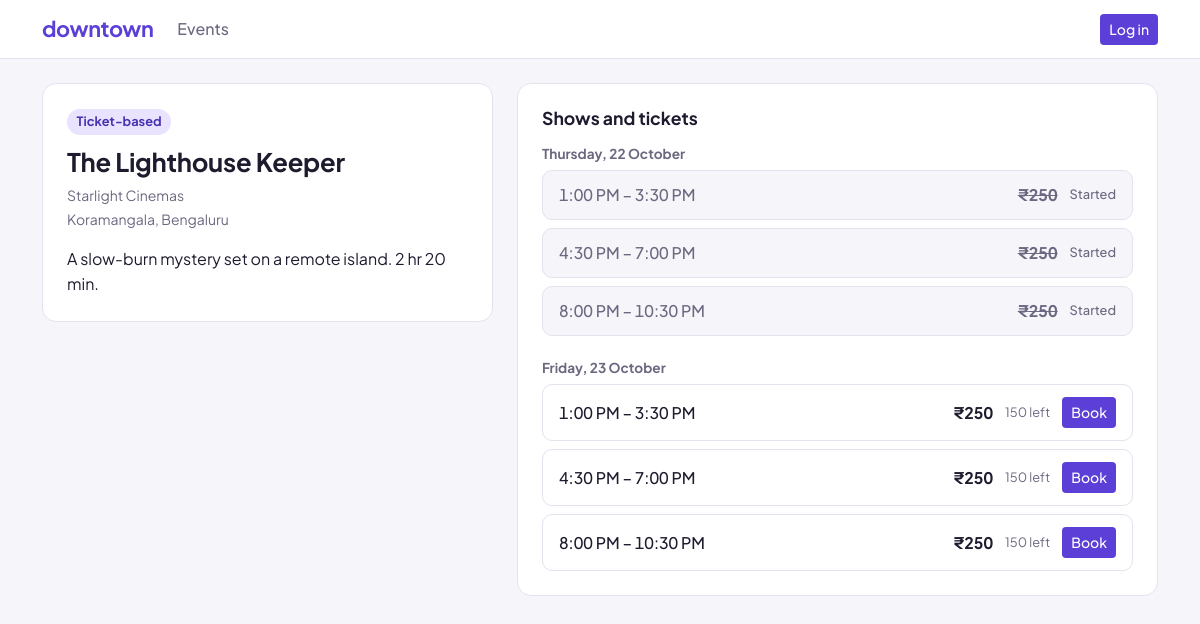
/events/8/, run on the app's committed database.
### events/models.py (models this page shows)
class Event(BaseModel):
    EVENT_TYPE_CHOICES = [
        ("SBE", "Slot-based"),
        ("TBE", "Ticket-based"),
        ("RBE", "Reservation-based")
    ]
    STATUS_CHOICES = [
        (EVENT_STATUS_P, "Pending"),
        (EVENT_STATUS_A, "Approved"),
        (EVENT_STATUS_R, "Rejected")
    ]
    title = models.CharField(max_length=100)
    description = models.TextField()
    organisation = models.ForeignKey("users.Organisation", on_delete=models.PROTECT)
    event_type = models.CharField(max_length=3, choices=EVENT_TYPE_CHOICES)
    location = models.TextField()
    status = models.CharField(max_length=1, choices=STATUS_CHOICES, default=EVENT_STATUS_P)
    reviewed_by = models.ForeignKey(settings.AUTH_USER_MODEL, on_delete=models.PROTECT, null=True, blank=True) # to show on on-ground team's dashboard
    reviewed_at = models.DateTimeField(null=True, blank=True)
    class Meta:
        permissions = [
            ("review_event", "Can review events by changing the status field")
        ]

class Slot(BaseModel):
    event = models.ForeignKey(Event, on_delete=models.CASCADE)
    label = models.CharField(max_length=100, blank=True) # for eg there could be a VIP tier for concert ticket. however blank=True because no such thing for like court booking
    starts_at = models.DateTimeField()
    ends_at = models.DateTimeField()
    price = models.DecimalField(max_digits=10, decimal_places=2)
    capacity = models.PositiveIntegerField()
    booked_count = models.PositiveIntegerField(default=0)
    @property
    def is_full(self) -> bool:
        return self.booked_count >= self.capacity
    @property
    def spots_left(self) -> int:
        return self.capacity - self.booked_count
    @property
    def has_started(self) -> bool:
        return self.starts_at <= timezone.now()
    @property
    def is_bookable(self) -> bool:
        return (not self.is_full and not self.has_started)
    class Meta:
        constraints = [
            models.CheckConstraint(
                name="slot_starts_at_before_ends_at",
                condition=models.Q(starts_at__lt=models.F("ends_at"))
            ),
            models.CheckConstraint(
                name="slot_booked_count_lte_capacity",
                condition=models.Q(booked_count__lte=models.F("capacity"))
            ),
            models.CheckConstraint(
                name="slot_price_is_non_negative",
                condition=models.Q(price__gte=0)
            )
        ]

### users/models.py (models this page shows)
class Organisation(BaseModel):
    name = models.CharField(unique=True, max_length=100)

### events/views.py (the view)
# urls.py: path("events/<int:event_pk>/", views.detail, name="detail"),
def detail(request, event_pk):
    event = get_object_or_404(event_list_approved(), pk=event_pk)
    slots = slot_list_for_event(event=event)
    return render(request, "events/detail.html", {"event": event, "slots": slots})

### events/selectors.py (called while the page is built)
def event_list_approved() -> QuerySet[Event]:
    return Event.objects.filter(status="A").order_by("-created_at")

def slot_list_for_event(*, event: Event) -> QuerySet[Slot]:
    today = timezone.now().replace(hour=0, minute=0, second=0, microsecond=0)
    return Slot.objects.filter(event=event, starts_at__gt=today).order_by("starts_at", "label")

### events/templates/events/detail.html (shortened to what this page needs)
{% extends "common/base.html" %}
{% block content %}
    <div class="row g-4">
        <div class="col-lg-5">
            <section class="panel event-detail type-{{ event.event_type|lower }}">
                <span class="event-detail-type">{{ event.get_event_type_display }}</span>
                <h1 class="event-detail-title">{{ event.title }}</h1>
                <p class="event-meta">{{ event.organisation.name }}</p>
                <p class="event-meta">{{ event.location }}</p>
                <p class="event-detail-description">{{ event.description|linebreaksbr }}</p>
            </section>
        </div>
        <div class="col-lg-7">
            <section class="panel" aria-labelledby="slots-heading">
                <h2 id="slots-heading" class="wallet-heading">
                    {% if event.event_type == "TBE" %}Shows and tickets{% elif event.event_type == "RBE" %}Reservation times{% else %}Available slots{% endif %}
                </h2>
                {% if slots %}
                    {% regroup slots by starts_at|date:"Y-m-d" as days %}
                    {% for day in days %}
                        <h3 class="slot-day">{{ day.list.0.starts_at|date:"l, j F" }}</h3>
                        <ul class="slot-list">
                            {% for slot in day.list %}
                                <li class="slot-row{% if not slot.is_bookable %} slot-unavailable{% endif %}">
                                    <div class="slot-info">
                                        <span class="slot-time">
                                            {{ slot.starts_at|date:"g:i A" }} – {{ slot.ends_at|date:"g:i A" }}
                                        </span>
                                    </div>
                                    <div class="slot-side">
                                        <span class="slot-price">
                                            {% if slot.price == 0 %}Free{% else %}₹{{ slot.price|floatformat:"-2" }}{% endif %}
                                        </span>
                                        {% if slot.has_started %}
                                            <span class="slot-status">Started</span>
                                        {% elif slot.is_full %}
                                            <span class="slot-status">{% if event.event_type == "SBE" %}Booked{% else %}Sold out{% endif %}</span>
                                        {% else %}
                                            {% if slot.capacity > 1 %}
                                                <span class="slot-left">{{ slot.spots_left }} left</span>
                                            {% endif %}
                                            <a href="#" class="btn btn-sm btn-accent">Book</a>
                                        {% endif %}
                                    </div>
                                </li>
                            {% endfor %}
                        </ul>
                    {% endfor %}
                {% else %}
                    <p class="txn-empty">No slots from today onwards for this event.</p>
                {% endif %}
            </section>
        </div>
    </div>
{% endblock %}

### common/static/common/styles.css (style rules this page uses)
:root { --ink: #1e1b2e; --muted: #6b6880; --surface: #ffffff; --page: #f6f5fa; --line: #e4e2ee; --accent: #5b3fd6; --accent-hover: #4a30bf; --accent-ring: rgba(91, 63, 214, 0.2); --credit: #1f6b4a; --radius: 14px; --tile-slot: #dff3ea; --tile-slot-ink: #1f6b4a; --tile-ticket: #e9e3ff; --tile-ticket-ink: #4a32b0; --tile-reservation: #fdeadb; --tile-reservation-ink: #9a4a14; }
body { background: var(--page); color: var(--ink); font-family: "Plus Jakarta Sans", system-ui, -apple-system, "Segoe UI", sans-serif; }
.panel { background: var(--surface); border: 1px solid var(--line); border-radius: var(--radius); padding: 1.5rem; }
.btn-accent { background: var(--accent); color: #fff; font-weight: 500; }
.event-meta { color: var(--muted); font-size: 0.875rem; margin-bottom: 0.15rem; }
.wallet-heading { font-size: 1.1rem; font-weight: 700; margin-bottom: 0.25rem; }
.event-detail-type { display: inline-block; font-size: 0.8rem; font-weight: 700; padding: 0.2rem 0.6rem; border-radius: 999px; margin-bottom: 0.75rem; }
.type-tbe .event-detail-type { background: var(--tile-ticket); color: var(--tile-ticket-ink); }
.event-detail-title { font-size: 1.6rem; font-weight: 700; letter-spacing: -0.01em; margin-bottom: 0.5rem; }
.event-detail-description { margin: 1rem 0 0; line-height: 1.6; }
.slot-day { font-size: 0.85rem; font-weight: 700; color: var(--muted); margin: 1.5rem 0 0.5rem; }
.slot-day:first-of-type { margin-top: 1rem; }
.slot-list { list-style: none; margin: 0; padding: 0; display: flex; flex-direction: column; gap: 0.5rem; }
.slot-row { display: flex; justify-content: space-between; align-items: center; gap: 1rem; padding: 0.75rem 1rem; border: 1px solid var(--line); border-radius: 10px; background: var(--surface); }
.slot-info, .slot-side { display: flex; align-items: center; gap: 0.75rem; }
.slot-info { flex-direction: column; align-items: flex-start; gap: 0; min-width: 0; }
.slot-time { font-weight: 500; font-variant-numeric: tabular-nums; }
.slot-label, .slot-left { color: var(--muted); font-size: 0.8rem; }
.slot-price { font-weight: 700; font-variant-numeric: tabular-nums; white-space: nowrap; }
.slot-status { font-size: 0.8rem; font-weight: 500; color: var(--muted); }
.slot-unavailable { background: var(--page); color: var(--muted); }
.slot-unavailable .slot-time, .slot-unavailable .slot-price { color: var(--muted); }
.slot-unavailable .slot-price { text-decoration: line-through; }

### data on the page
Event: event_type "Ticket-based", title "The Lighthouse Keeper", organisation.name "Starlight Cinemas", location "Koramangala, Bengaluru", description "A slow-burn mystery set on a remote island. 2 hr 20 min."
Slot: list.0.starts_at "Thursday, 22 October", starts_at "1:00 PM", ends_at "3:30 PM", price "250", shows "Started"
Slot: starts_at "4:30 PM", ends_at "7:00 PM", price "250", shows "Started"
Slot: starts_at "8:00 PM", ends_at "10:30 PM", price "250", shows "Started"
Slot: list.0.starts_at "Friday, 23 October", starts_at "1:00 PM", ends_at "3:30 PM", price "250", spots_left "150"
Slot: starts_at "4:30 PM", ends_at "7:00 PM", price "250", spots_left "150"
Slot: starts_at "8:00 PM", ends_at "10:30 PM", price "250", spots_left "150"
